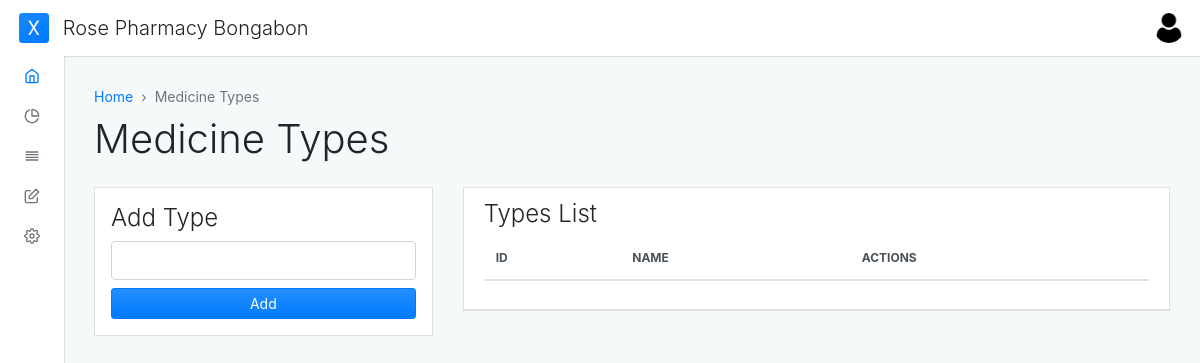
Before: /View/admin/types.php (signed in) with the older database file.
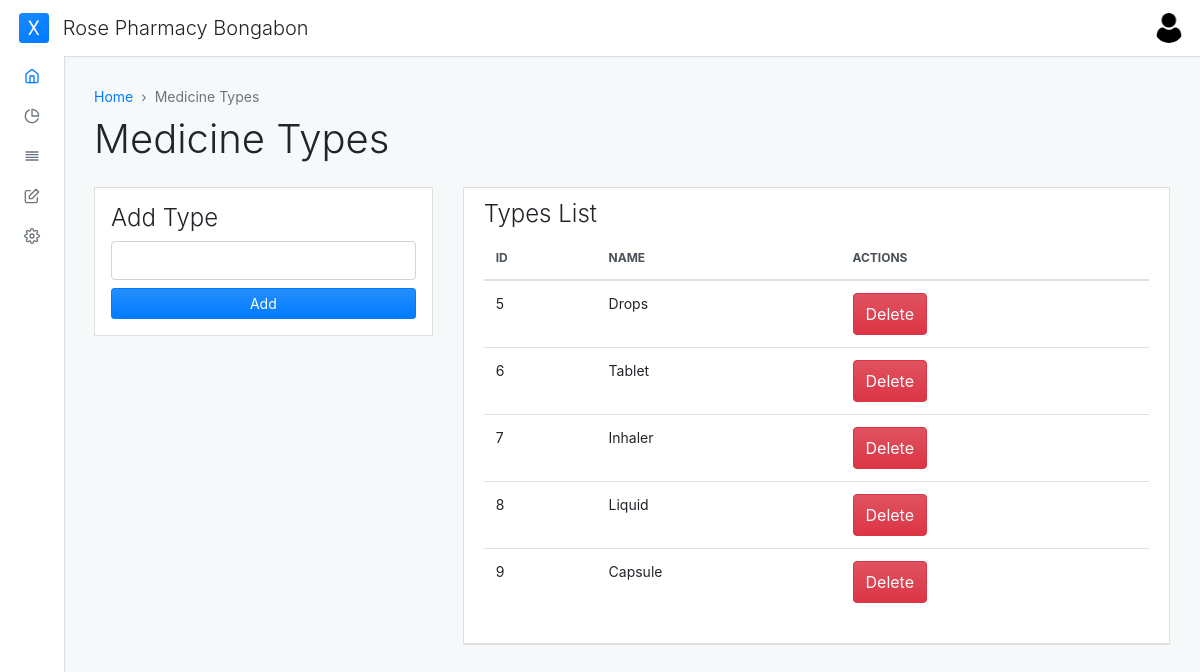
After: the same page with the newer database file.
### tables this page shows
CREATE TABLE `tbl_pharma_types` (
  `id` int(11) NOT NULL,
  `name` varchar(100) NOT NULL,
  `status_id` tinyint(1) NOT NULL DEFAULT 1
);

### View/admin/product/type_list.php (the view)
<table class="table" id="data-table">
                        <thead>
                            <tr>
                                <th> ID </th>
                                <th> Name </th>
                                <th> Actions </th>
                            </tr>
                        </thead>
                        <tbody>
                    <?php
                            require '../../Controller/dbController.php';
                            $getAllTypes = $conn->query("SELECT * FROM tbl_pharma_types");
                            if($getAllTypes->num_rows > 0){
                                foreach($getAllTypes as $result):
                    ?>
                                <tr>
                                    <td> <?= $result['id'] ?> </td>
                                    <td> <?= $result['name'] ?> </td>
                                    <td>
                                        <button class="btn btn-danger" onclick="deleteType(<?= $result['id'] ?>)">Delete</button>
                                    </td>
                                </tr>
                    <?php
                                endforeach;
                            }
                    ?>
                        </tbody>
                    </table>

Changed rows visible on the page:
added tbl_pharma_types: id "5", name "Drops"
added tbl_pharma_types: id "6", name "Tablet"
added tbl_pharma_types: id "7", name "Inhaler"
added tbl_pharma_types: id "8", name "Liquid"
added tbl_pharma_types: id "9", name "Capsule"
